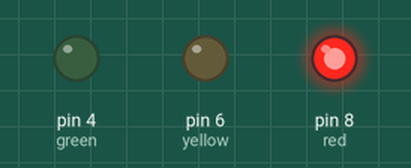
This sketch was run on a simulated Arduino Uno, built with avr-gcc and run on an emulated ATmega328P. On the bench: output pins drawn as LEDs (lit = HIGH).

Above: at 2.5 s.
At 7.5 s:
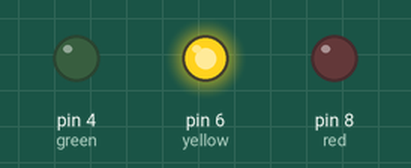
At 12.5 s:
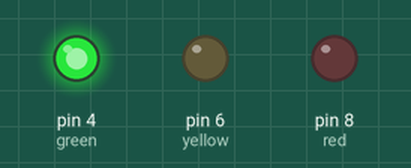
Timing chart, 0 to 19.5 s (numbered marks = the images above):
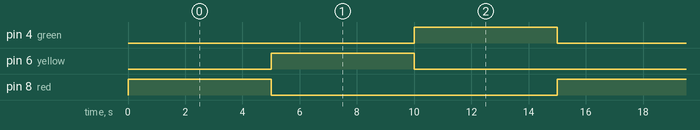

The sketch:

sketch_feb2a.ino
```cpp
int red = 8;
int yellow = 6;
int green = 4;

void setup() {
  pinMode(red, OUTPUT);
  pinMode(yellow, OUTPUT);
  pinMode(green, OUTPUT);
}

void loop() {
  // Red light ON, others OFF
  digitalWrite(red, HIGH);
  digitalWrite(yellow, LOW);
  digitalWrite(green, LOW);
  delay(5000); // Red stays on for 5 seconds

  // Yellow light ON, others OFF
  digitalWrite(red, LOW);
  digitalWrite(yellow, HIGH);
  digitalWrite(green, LOW);
  delay(5000); // Yellow stays on for 5 seconds

  // Green light ON, others OFF
  digitalWrite(red, LOW);
  digitalWrite(yellow, LOW);
  digitalWrite(green, HIGH);
  delay(5000); // Green stays on for 5 seconds
}
```

Measured:
- by itself, pin 4 (green), pin 6 (yellow), pin 8 (red): alternates HIGH for 5.0 s and LOW for 10.0 s
- by itself, everything shown: repeats every 15.0 s, in 3 steps
